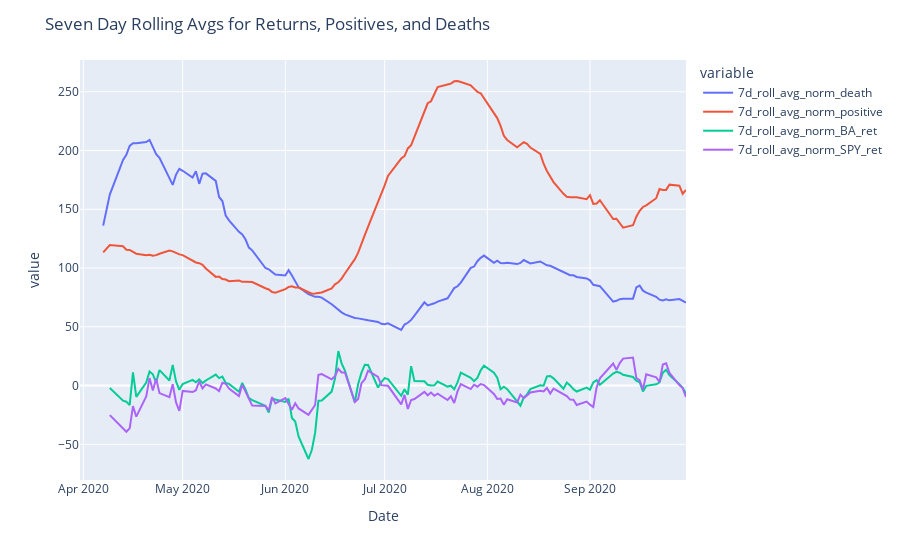

Source (notebook cell):
### Code cell
cols = [
    '7d_roll_avg_norm_death',
    '7d_roll_avg_norm_positive',
    '7d_roll_avg_norm_BA_ret',
    '7d_roll_avg_norm_SPY_ret'
]

fig = px.line(df_comb[cols])

fig.update_layout(dict(
    title="Seven Day Rolling Avgs for Returns, Positives, and Deaths"
))
fig.show()
